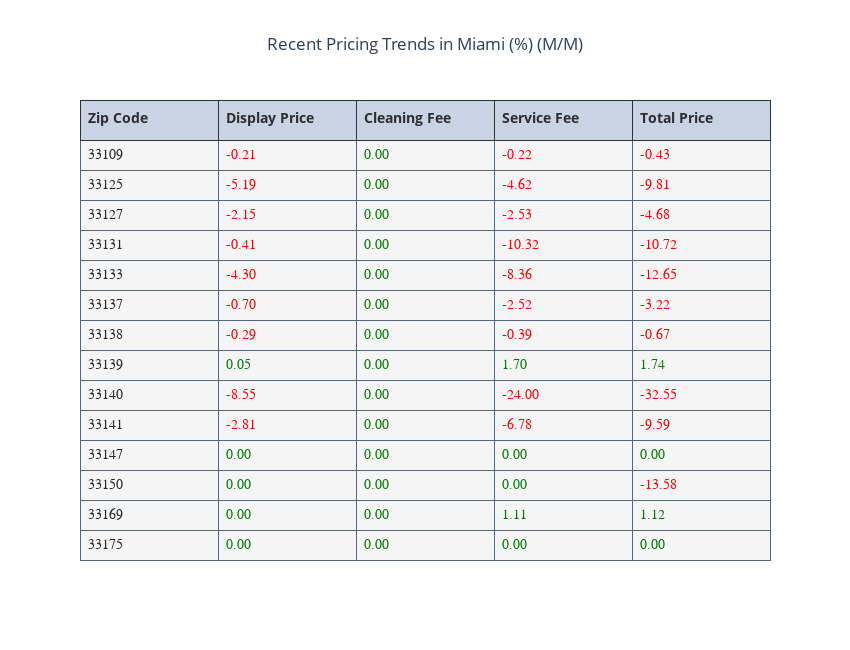

Here is the notebook cell this chart was saved with:
### Code cell
florida_price_trends = price_trend_wloc[price_trend_wloc['State'] == 'FL']
florida_price_trends_zip = florida_price_trends.groupby('zipcode').mean(['cleaning_fee_delta_pct','service_fee_delta_pct','total_price_delta_pct']).reset_index()
florida_price_trends_city = florida_price_trends.groupby('City').mean(['cleaning_fee_delta_pct','service_fee_delta_pct','total_price_delta_pct']).reset_index()
"""
florida_price_trends_fig = go.Figure()
florida_price_trends_fig.add_trace(go.Scatter(x=price_data_date['check_in'], y=price_data_date['cleaning_fee'],
                    mode='lines',
                    name='Cleaning Fee'))
florida_price_trends_fig.add_trace(go.Scatter(x=price_data_date['check_in'], y=price_data_date['service_fee'],
                    mode='lines',
                    name='Service Fee'))
florida_price_trends_fig.add_trace(go.Scatter(x=price_data_date['check_in'], y=price_data_date['total_price'],
                    mode='lines', 
                    name='Total Price'))
florida_price_trends_fig.update_layout(title_text="Pricing Data by Pull Time", xaxis_title='Date', yaxis_title='Price ($)')
filename = "newsletter_features/florida_price_trends_fig_june19.png"
florida_price_trends_fig.write_image(filename, engine='kaleido', width=2000, height=500)
florida_price_trends_fig.show()
"""
import plotly.graph_objects as go

zips = florida_price_trends_zip['zipcode']
vals = [florida_price_trends_zip['display_price_delta_pct'], florida_price_trends_zip['cleaning_fee_delta_pct'], florida_price_trends_zip['service_fee_delta_pct'], florida_price_trends_zip['total_price_delta_pct']]
font_color = ['rgb(40,40,40)'] +  [['rgb(255,0,0)' if v < 0 else 'rgb(0,125,0)' for v in vals[k]] for k in range(4)]

table_trace = go.Table(
                 columnwidth= [50]+[50]+[50]+[50]+[50],
                 columnorder=[0, 1, 2, 3, 4],
                 header = dict(height = 40,
                               values = [['<b>Zip Code</b>'], ['<b>Display Price</b>'], ['<b>Cleaning Fee</b>'], ['<b>Service Fee</b>'],['<b>Total Price</b>']],
                               line = dict(color='rgb(50,50,50)'),
                               align = ['left']*5,
                               font = dict(color=['rgb(45,45,45)']*4, size=14),
                             
                              ),
                 cells = dict(values = [zips, vals[0], vals[1], vals[2], vals[3]],
                              line = dict(color='#506784'),
                              align = ['left']*5,
                              
                              font = dict(family="Arial", size=14, color=font_color),
                              format = [None, ",.2f"],  #add % sign here
                              height = 30,
                              fill = dict(color='rgb(245,245,245)'))
                             )
                 

layout = go.Layout(width=850, height=650, autosize=False, 
              title_text='Recent Pricing Trends in Miami (%) (M/M)',
                   title_x=0.5, showlegend=False)
florda_price_trend_fig = go.Figure(data=[table_trace], layout=layout)
filename = "newsletter_features/florida_price_trends_table_june19.png"
florda_price_trend_fig.write_image(filename, engine='kaleido', width=875, height=700)
florda_price_trend_fig.show()

# Look to do one price value and look and price change by day of the week

### Figure 1 — Plotly figure (JSON) as saved in the notebook; plotly's stock layout.template omitted (floating-point values rounded to 4 significant figures)
{"data": [{"cells": {"align": ["left", "left", "left", "left", "left"], "fill": {"color": "rgb(245,245,245)"}, "font": {"color": ["rgb(40,40,40)", ["rgb(255,0,0)", "rgb(255,0,0)", "rgb(255,0,0)", "rgb(255,0,0)", "rgb(255,0,0)", "rgb(255,0,0)", "rgb(255,0,0)", "rgb(0,125,0)", "rgb(255,0,0)", "rgb(255,0,0)", "rgb(0,125,0)", "rgb(0,125,0)", "rgb(0,125,0)", "rgb(0,125,0)"], ["rgb(0,125,0)", "rgb(0,125,0)", "rgb(0,125,0)", "rgb(0,125,0)", "rgb(0,125,0)", "rgb(0,125,0)", "rgb(0,125,0)", "rgb(0,125,0)", "rgb(0,125,0)", "rgb(0,125,0)", "rgb(0,125,0)", "rgb(0,125,0)", "rgb(0,125,0)", "rgb(0,125,0)"], ["rgb(255,0,0)", "rgb(255,0,0)", "rgb(255,0,0)", "rgb(255,0,0)", "rgb(255,0,0)", "rgb(255,0,0)", "rgb(255,0,0)", "rgb(0,125,0)", "rgb(255,0,0)", "rgb(255,0,0)", "rgb(0,125,0)", "rgb(0,125,0)", "rgb(0,125,0)", "rgb(0,125,0)"], ["rgb(255,0,0)", "rgb(255,0,0)", "rgb(255,0,0)", "rgb(255,0,0)", "rgb(255,0,0)", "rgb(255,0,0)", "rgb(255,0,0)", "rgb(0,125,0)", "rgb(255,0,0)", "rgb(255,0,0)", "rgb(0,125,0)", "rgb(255,0,0)", "rgb(0,125,0)", "rgb(0,125,0)"]], "family": "Arial", "size": 14}, "format": [null, ",.2f"], "height": 30, "line": {"color": "#506784"}, "values": [[33109, 33125, 33127, 33131, 33133, 33137, 33138, 33139, 33140, 33141, 33147, 33150, 33169, 33175], [-0.2066, -5.192, -2.155, -0.4062, -4.297, -0.7034, -0.2865, 0.04952, -8.549, -2.813, 0, null, null, 0], [0, 0, 0, 0, 0, 0, 0, 0, 0, 0, 0, 0, null, 0], [-0.224, -4.615, -2.528, -10.32, -8.357, -2.518, -0.3852, 1.697, -24.0, -6.78, 0, null, 1.113, 0], [-0.4306, -9.807, -4.683, -10.72, -12.65, -3.222, -0.6717, 1.744, -32.55, -9.593, 0, -13.58, 1.121, 0]]}, "columnorder": [0, 1, 2, 3, 4], "columnwidth": [50, 50, 50, 50, 50], "header": {"align": ["left", "left", "left", "left", "left"], "font": {"color": ["rgb(45,45,45)", "rgb(45,45,45)", "rgb(45,45,45)", "rgb(45,45,45)"], "size": 14}, "height": 40, "line": {"color": "rgb(50,50,50)"}, "values": [["<b>Zip Code</b>"], ["<b>Display Price</b>"], ["<b>Cleaning Fee</b>"], ["<b>Service Fee</b>"], ["<b>Total Price</b>"]]}, "type": "table"}], "layout": {"autosize": false, "height": 650, "showlegend": false, "title": {"text": "Recent Pricing Trends in Miami (%) (M/M)", "x": 0.5}, "width": 850}}
